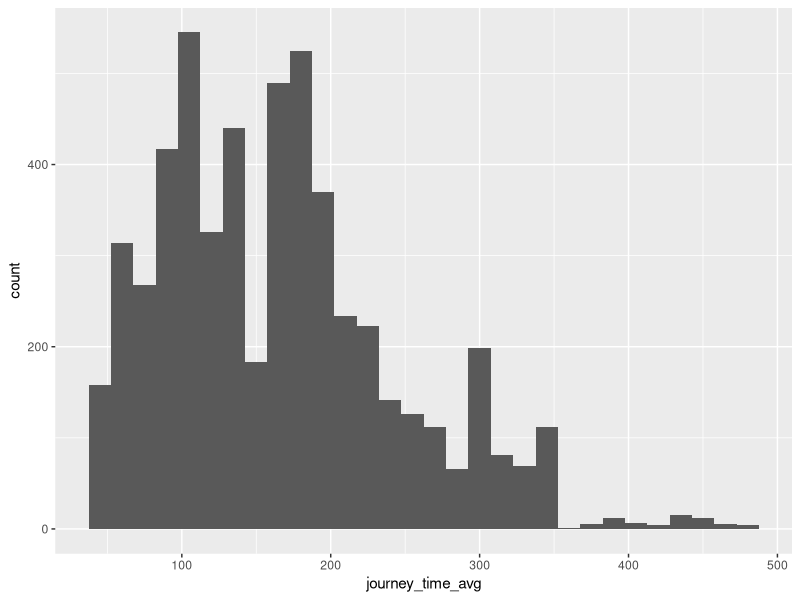
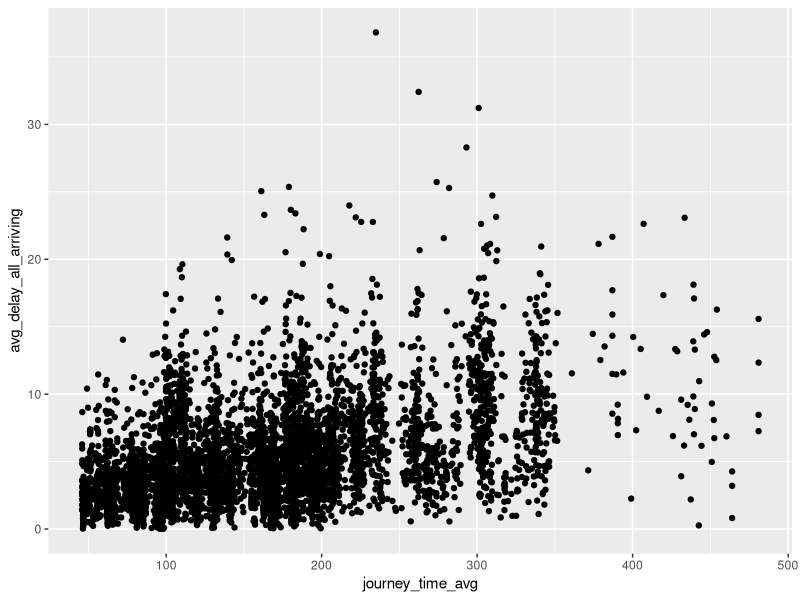
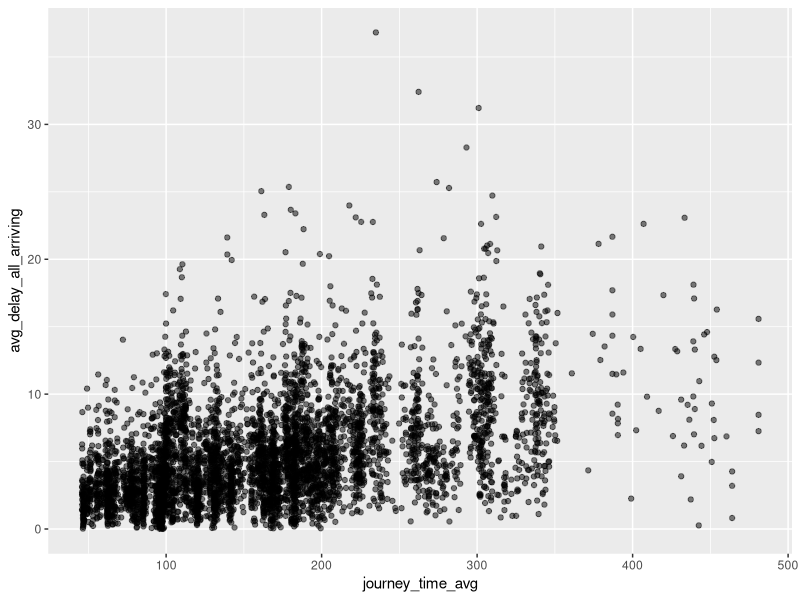
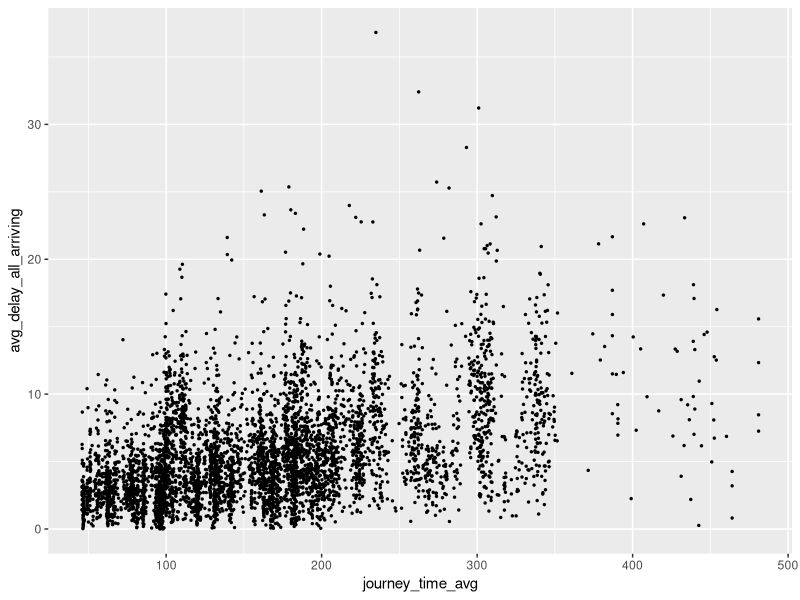
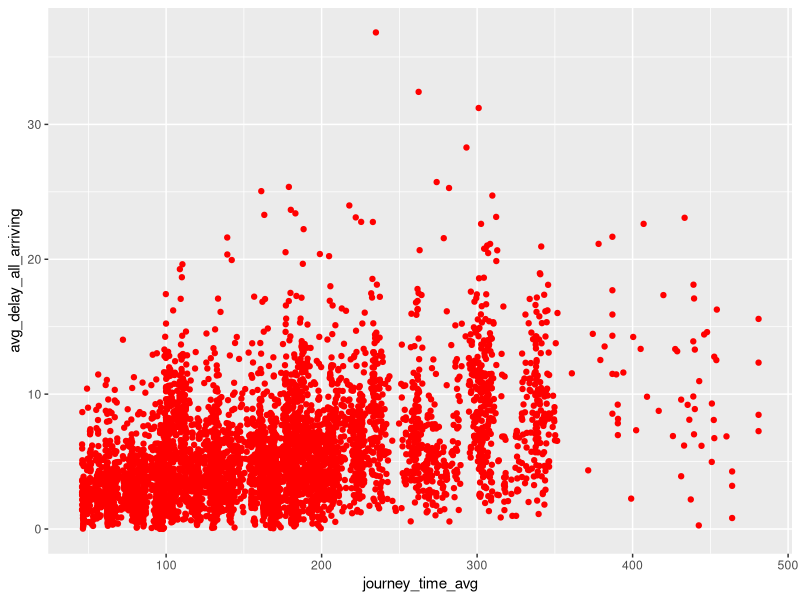
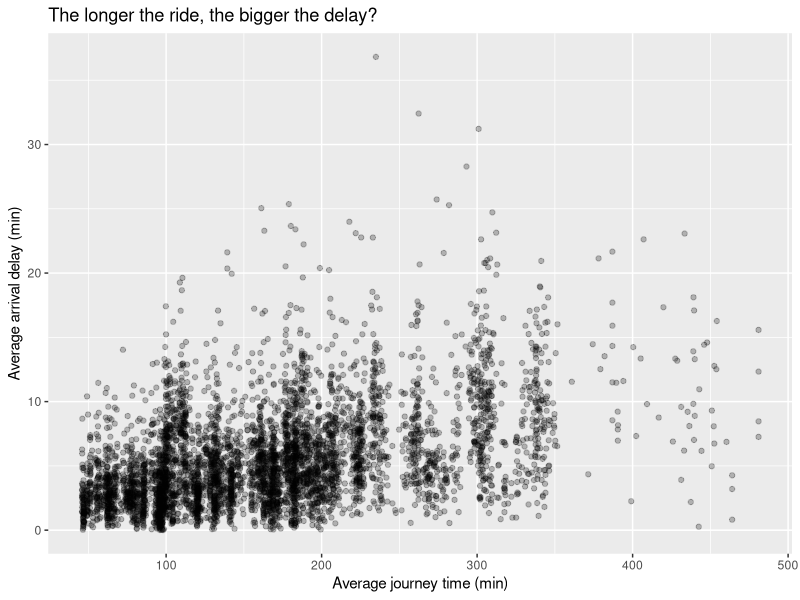
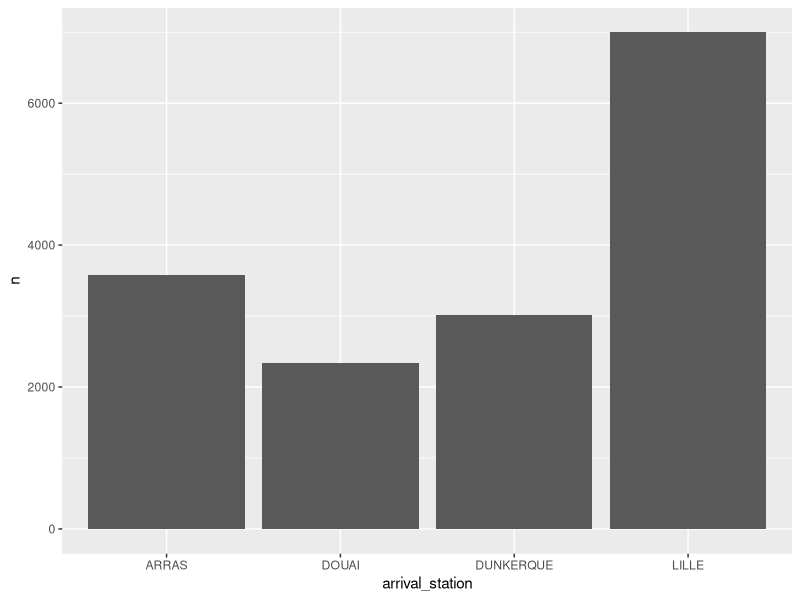
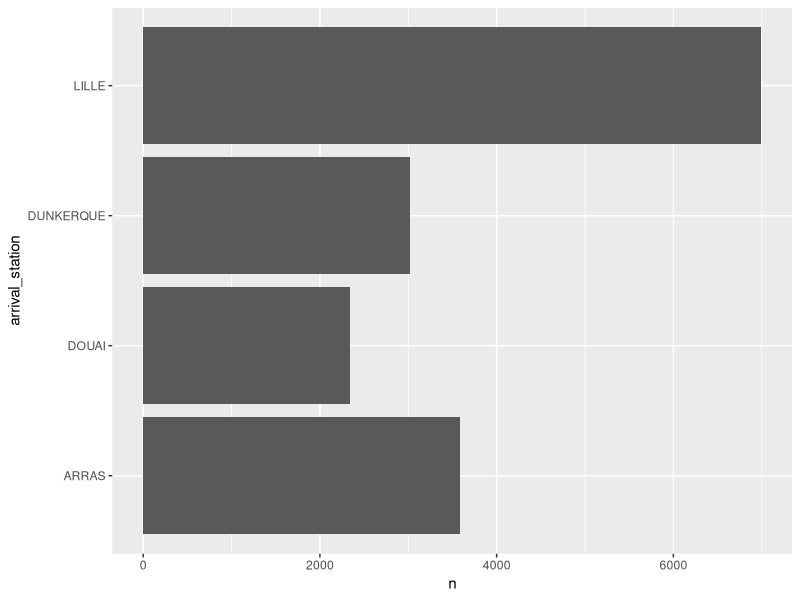

R code for these plots, in order:
## ---- chunk 1
library(tidyverse)
library(here)
library(lubridate)
library(RColorBrewer)
## ---- chunk 2
df <- readr::read_csv(here("data", "train-delays.csv"))
df
## ---- chunk 3
head(df)
tail(df)
## ---- chunk 4
df |> 
  ggplot(aes(x = journey_time_avg)) +
  geom_histogram()
## ---- chunk 5
df |> 
  dplyr::filter(avg_delay_all_arriving > 0) |>
  ggplot(aes(x = journey_time_avg, y = avg_delay_all_arriving)) +
  geom_point()
## ---- chunk 6
df |> 
  dplyr::filter(avg_delay_all_arriving > 0) |>
  ggplot(aes(x = journey_time_avg, y = avg_delay_all_arriving)) +
  geom_point(alpha = 0.5)
## ---- chunk 7
df |> 
  dplyr::filter(avg_delay_all_arriving > 0) |>
  ggplot(aes(x = journey_time_avg, y = avg_delay_all_arriving)) +
  geom_point(size = 0.5)
## ---- chunk 8
df |> 
  dplyr::filter(avg_delay_all_arriving > 0) |>
  ggplot(aes(x = journey_time_avg, y = avg_delay_all_arriving)) +
  geom_point(colour = "red")
## ---- chunk 9
df |> 
  dplyr::filter(avg_delay_all_arriving > 0) |>
  ggplot(aes(x = journey_time_avg, y = avg_delay_all_arriving)) +
  geom_point(alpha = 0.25) +
  labs(
    title = "The longer the ride, the bigger the delay?",
    x = "Average journey time (min)",
    y = "Average arrival delay (min)"
  )
## ---- chunk 10
bar_plot <- df |> 
  dplyr::filter(
    departure_station == "PARIS NORD",
    year == 2015
  ) |> 
  dplyr::group_by(arrival_station) |> 
  dplyr::summarise(n = sum(total_num_trips)) |> 
  ggplot(aes(x = arrival_station, y = n)) +
  geom_col() # OR geom_bar(stat = "identity")

bar_plot
## ---- chunk 11
bar_plot +
  coord_flip()
## ---- chunk 12
grp_bar_plot <- df |> 
  dplyr::filter(
    departure_station == "PARIS NORD",
    year %in% c(2015, 2016)
  ) |> 
  dplyr::group_by(year, arrival_station) |> 
  dplyr::summarise(n = sum(total_num_trips), .groups = "drop") |> 
  dplyr::mutate(year = factor(year)) |> 
  ggplot(aes(x = arrival_station, y = n, fill = year)) +
  geom_col(position = "dodge") 

grp_bar_plot
## ---- chunk 13
grp_bar_plot +
  scale_fill_manual(values = c("#651C32", "#F2827F"))
## ---- chunk 14
display.brewer.all()

grp_bar_plot +
  scale_fill_brewer(palette = "Pastel1")
## ---- chunk 15
df <- df |> 
  mutate(ymd = lubridate::make_date(year, month)) 

df |> 
  dplyr::filter(
    departure_station == "PARIS MONTPARNASSE",
    arrival_station == "BREST"
  ) |> 
  ggplot(aes(x = ymd, y = total_num_trips)) +
  geom_line()
## ---- chunk 16
brittany_cities <- c("RENNES", "BREST", "QUIMPER")  

brittany_plot <- df |> 
  dplyr::filter(
    departure_station == "PARIS MONTPARNASSE",
    arrival_station %in% brittany_cities
  ) |> 
  ggplot(aes(x = ymd, y = total_num_trips, colour = arrival_station)) +
  geom_line() +
  scale_y_continuous(limits = c(0, NA), expand = c(0, 0)) +
  scale_x_date(date_breaks = "4 months", date_labels = "%b %Y") +
  labs(
    title = "Monthly number of trips from Paris to cities in Brittany",
    colour = "Arrival station",
    x = "",
    y = "Monthly number of trips"
  ) +
  theme_minimal() +
  theme(axis.text.x = element_text(angle = 45, hjust = 1))

brittany_plot
## ---- chunk 17
# 1. simulate data
n <- 100
sim_df <- tibble(
  x1 = rnorm(n, mean = 250, sd = 15),   # trip length in km
  e  = rnorm(n),                        # random noise
  y  = 3 * x1 + e                       # delay increases with trip length
) %>%
  select(-e) 

# 2. plot raw data
ggplot(sim_df, aes(x = x1, y = y)) +
  geom_point(alpha = 0.5) +
  labs(
    x = "Trip length (km)",
    y = "Delay (minutes)",
    title = "Simulated train delays vs. trip length"
  )

# 3. fit linear model
mod1 <- lm(y ~ x1, data = sim_df)

# 4. add predicted values to tibble
sim_df <- sim_df |> 
  mutate(y_hat = predict(mod1))

# 5. overlay line of best fit
ggplot(sim_df, aes(x = x1, y = y)) +
  geom_point(alpha = 0.5) +
  geom_line(aes(y = y_hat), colour = "red", size = 1) +
  labs(
    x = "Trip length (km)",
    y = "Delay (minutes)",
    title = "Simulatedtrain delays vs. trip length"
  )

# 6. check model coefficients
coef(mod1)
## ---- chunk 18
ggsave(
  filename = "brittany.png",
  plot = brittany_plot
)
## ---- chunk 19
df |> 
  dplyr::filter(
    departure_station == "PARIS LYON",
    service == "International"
  ) |> 
  ggplot(aes(x = arrival_station, y = total_num_trips)) +
  geom_boxplot()
## ---- chunk 20
df |> 
  dplyr::filter(
    departure_station == "PARIS LYON",
    service == "International"
  ) |> 
  ggplot(aes(x = arrival_station, y = total_num_trips)) +
  geom_violin()
## ---- chunk 21
df |> 
  dplyr::filter(
    departure_station == "PARIS MONTPARNASSE",
    arrival_station %in% brittany_cities
  ) |> 
  ggplot(aes(x = month, y = total_num_trips, color = arrival_station)) +
  geom_line() +
  facet_wrap(vars(year))
## ---- chunk 22
brittany_plot + # base plot
  theme(
    # bold plot title and increase font size
    plot.title = element_text(face = "bold", size = 16), 
    # colour x-axis label red and increase font size
    axis.title.x = element_text(size = 14, color = "red"),
    # colour y-axis label blue and increase font size
    axis.title.y = element_text(size = 14, color = "blue"),
    # colour background green
    plot.background = element_rect(fill = "green"),
    # colour major grid lines purple
    panel.grid.major = element_line(color = "purple", size = 0.5)
  )
